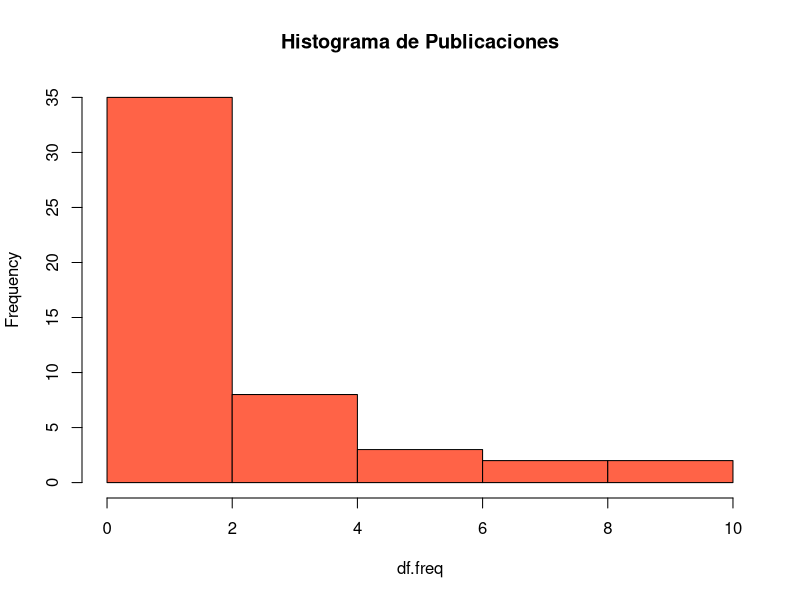
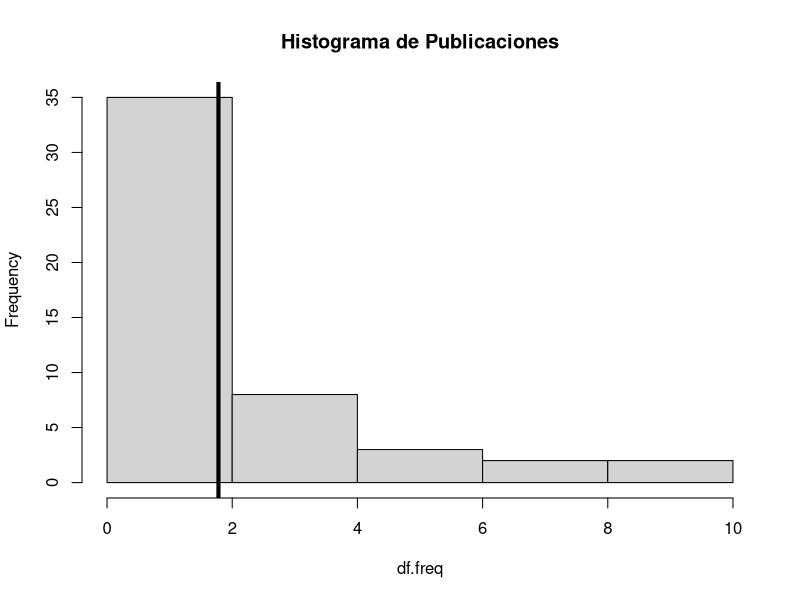

Source code (R) for these figures, in order:
#Crear un vector de valores poblacionales
N<- 6
y<- c(98,102,154,133,190,175)

y.barra<- sum(y)/N
paste0("La media poblacional es: ", y.barra)

#n es el tamaño de la muestra , N es el tamaño de la poblacion,
# y_i valores poblacionales (cuantas unidades tienes en cada observacion)

#(b)
#Tengo que usar E(ybarra)=Suma_{i}^{N}ybarra_{i}*Proba(S_i)

Muestras<- 8
ProbaSi<- 1/8
#Dense cuenta que cada muestra tiene valores {y_i,y_j,y_k} con i,j,k diferentes
#Muestrearon {1,3,5}
y_1<- c(98,154,190)
y.barra_1<- sum(y_1)/3

#Muestrearon {1,3,6}
y_2<- c(98,154,175)
y.barra_2<- sum(y_2)/3

#Muestrearon {1,4,5}
y_3<- c(98,133,190) 
y.barra_3<- sum(y_3)/3

#Muestrearon {1,4,6}
y_4<- c(98,133,175) 
y.barra_4<- sum(y_4)/3

#Muestrearon {2,3,5}
y_5<- c(102,154,190) 
y.barra_5<- sum(y_5)/3

#Muestrearon {2,3,6}
y_6<- c(102,154,175) 
y.barra_6<- sum(y_6)/3 

#Muestrearon {2,4,5} 
y_7<- c(102,133,190) 
y.barra_7<- sum(y_7)/3

#Muestrearon {2,4,6}
y_8<- c(102,133,175) 
y.barra_8<- sum(y_8)/3


y_ProbaSi<- round(c(y.barra_1,y.barra_2,y.barra_3,y.barra_4,y.barra_5,y.barra_6,
                    y.barra_7,y.barra_8)*ProbaSi,2)
y_ProbaSi

media.muestral<- round(sum(y_ProbaSi),0)
paste0("La media muestral es: ", media.muestral)

#Varianza Var(ybarra)=Sum_{1}^{N}[ybarra_{1}-E(ybarra)]^2*Proba(Si)
y.barra_index<- c(y.barra_1,y.barra_2,y.barra_3,y.barra_4,y.barra_5,y.barra_6,
                  y.barra_7,y.barra_8)

varianza<- rep(NA, Muestras)
#Loop para llenado de varianza
for(i in 1:Muestras){
  varianza[i]<- ((y.barra_index[i]-media.muestral)^2)*ProbaSi
}
varianza<- round(varianza,2)
varianza<- sum(varianza)

paste0("La varianza es: ", varianza)

#Checamos Sesgo 
sesgo<- media.muestral-y.barra
paste0("El sesgo es: ", sesgo)

#Checamos MSE
MSE<- varianza+ (sesgo)^2
paste0("El MSE es: ", MSE)

#Tenemos que repetir este procedimiento para esquema 2
ProbaSi2<- c(1/4,1/2,1/4)
# n esquema 2=3
Muestras2<- 3

#Muestrearon {1,4,6}
y_1<- c(98,133,175)
y.barra_1<- sum(y_1)/3

#Duda Regina
duda<- y_1/3

#Muestrearon {2,3,6}
y_2<- c(102,154,175) 
y.barra_2<- sum(y_2)/3
#Muestrearon {1,3,5}
y_3<- c(98,154,190) 
y.barra_3<- sum(y_3)/3

#Tengo que usar E(ybarra)=Suma_{i}^{N}ybarra_{i}*Proba(S_i)
y.barras<- c(y.barra_1,y.barra_2,y.barra_3)

y_ProbaSi2<- rep(NA, Muestras2)
for(i in 1:Muestras2){
  y_ProbaSi2[i]<- y.barras[i]*ProbaSi2[i]
}

media.muestral2<- sum(y_ProbaSi2)
paste0("La media muestral para el esquema 2 es: ", media.muestral2)

#Varianza Esquema dos
#Var(ybarra)=Sum_{1}^{N}[ybarra_{1}-E(ybarra)]^2*Proba(Si)
varianza2<- rep(NA, Muestras2)

for(i in 1:Muestras2){
  varianza2[i]<- ((y.barras[i]-media.muestral2)^2)*ProbaSi2[i]
}

varianza2<- round(varianza2,2) 
varianza2<- sum(varianza2)
paste0("La varianza es: ", varianza2)


#Checamos sesgo esquema 2 
sesgo2<- media.muestral2-y.barra
paste0("El sesgo es: ", sesgo2)

#Checamos MSE
MSE2<- varianza2+ (sesgo2)^2
paste0("El MSE es: ", MSE2)

#El debate entre esquemas muestrelaes depende principalmente de lo que quieras
# muestrear. Muchas instituciones prefieren eficiencia en costos a estadistica
# muchas todo lo contrario. # Sin embargo es una pregunta abierta. 

# Ejercicio 2
#Datos N= 807, n= 50. 
N<- 807
df<- as.data.frame(cbind(RefereedPubs=0:10, 
                         FacultyMemebers=c(28,4,3,4,4,2,1,0,2,1,1)))
View(df)

#Tengo que 'vectorizar' mi data frame 
df.freq<- as.vector(rep(df$RefereedPubs, df$FacultyMemebers))
df.freq

hist(df.freq,col='tomato', main='Histograma de Publicaciones')

# media.poblacional<- esta muy dificil
#Vamos a calcular la media de publicaciones poblaciones
FacMemb<- as.vector(df$FacultyMemebers) # esta es mi n 
pubsxmiembro<- as.vector(df$FacultyMemebers*df$RefereedPubs)

media.publicaciones<- sum(pubsxmiembro)/(sum(FacMemb))
paste0("La media de publicaciones por miembro es: ", media.publicaciones)

# SE(ybarra)= sqrt((1-(n/N))*(s^2/N))
pubsxmiembro2<- as.vector(df$FacultyMemebers*(df$RefereedPubs)^2)

#Desviacion Estandar
desvest<- sqrt((sum(pubsxmiembro2)/sum(FacMemb))-(media.publicaciones)^2)

#EE
EE<- (desvest/sqrt(sum(FacMemb)))*sqrt(1-(sum(FacMemb)/N))
paste0("El EE es: ", EE)

#(c)
hist(df.freq,, main='Histograma de Publicaciones')
abline(v=media.publicaciones, lwd=4)

# (d)
# Proporcion de miebros sin publicaciones
pgorro<- 28/sum(FacMemb)

#EE de esta proporcion 
# Varianza estimada de proporcion = (1-n/N)(pgorro(1-pgorro))/n-1
EE_0pubs<- sqrt((pgorro*(1-pgorro))/(sum(FacMemb)-1))*(1-(sum(FacMemb)/N))

#Ic's al 95%
alfa<- 0.05
z<- qnorm(alfa/2,0,1, lower.tail = FALSE)

confint.low<- round(pgorro-z*EE_0pubs,3)
confint.upp<- round(pgorro+z*EE_0pubs,3)

paste0("El IC al 95% es: [", confint.low ,", ", confint.upp, "]" )







